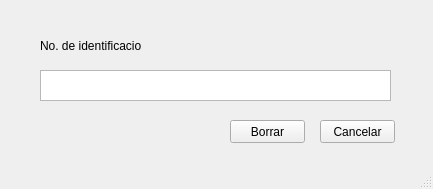
<?xml version="1.0" encoding="UTF-8"?>
<ui version="4.0">
 <class>BorrarCliente</class>
 <widget class="QMainWindow" name="BorrarCliente">
  <property name="geometry">
   <rect>
    <x>0</x>
    <y>0</y>
    <width>433</width>
    <height>189</height>
   </rect>
  </property>
  <property name="windowTitle">
   <string>MainWindow</string>
  </property>
  <widget class="QWidget" name="centralwidget">
   <widget class="QTextEdit" name="IngresoID">
    <property name="geometry">
     <rect>
      <x>40</x>
      <y>70</y>
      <width>351</width>
      <height>31</height>
     </rect>
    </property>
   </widget>
   <widget class="QLabel" name="TxtID">
    <property name="geometry">
     <rect>
      <x>40</x>
      <y>30</y>
      <width>101</width>
      <height>31</height>
     </rect>
    </property>
    <property name="text">
     <string>No. de identificacion</string>
    </property>
   </widget>
   <widget class="QPushButton" name="CancelarBorrarC">
    <property name="geometry">
     <rect>
      <x>320</x>
      <y>120</y>
      <width>75</width>
      <height>23</height>
     </rect>
    </property>
    <property name="text">
     <string>Cancelar</string>
    </property>
   </widget>
   <widget class="QPushButton" name="ConfirmarBorrarC">
    <property name="geometry">
     <rect>
      <x>230</x>
      <y>120</y>
      <width>75</width>
      <height>23</height>
     </rect>
    </property>
    <property name="text">
     <string>Borrar</string>
    </property>
   </widget>
  </widget>
  <widget class="QMenuBar" name="menubar">
   <property name="geometry">
    <rect>
     <x>0</x>
     <y>0</y>
     <width>433</width>
     <height>21</height>
    </rect>
   </property>
  </widget>
  <widget class="QStatusBar" name="statusbar"/>
 </widget>
 <resources/>
 <connections>
  <connection>
   <sender>ConfirmarBorrarC</sender>
   <signal>clicked()</signal>
   <receiver>IngresoID</receiver>
   <slot>selectAll()</slot>
   <hints>
    <hint type="sourcelabel">
     <x>259</x>
     <y>153</y>
    </hint>
    <hint type="destinationlabel">
     <x>256</x>
     <y>113</y>
    </hint>
   </hints>
  </connection>
 </connections>
</ui>
